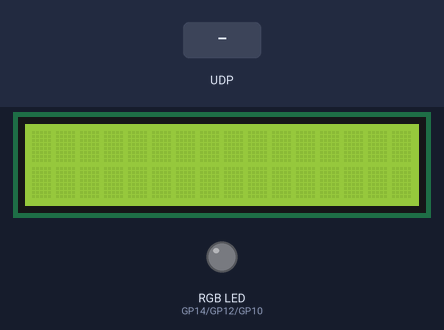
The program below on a simulated Raspberry Pi Pico running MicroPython. Parts: 16×2 character LCD, an RGB LED mixed from three pins (HIGH = lit). The test bench sets the inputs (shaded band). WiFi joins after 1.5 s; what the program prints to the serial console is not drawn.

Above: at 3.2 s.
3.3 s: UDP packet "on" arrives
At 3.6 s:
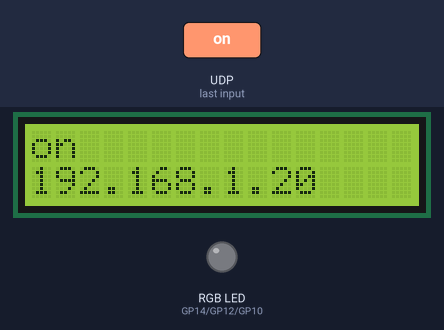
4.8 s: UDP packet "1" arrives
At 5.9 s:
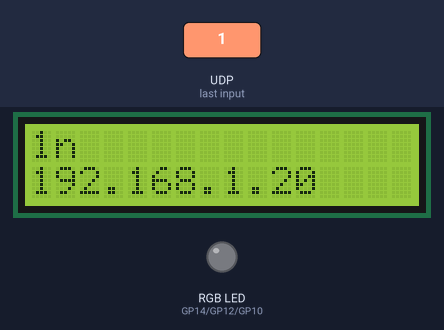
6.3 s: UDP packet "off" arrives
At 7.1 s:
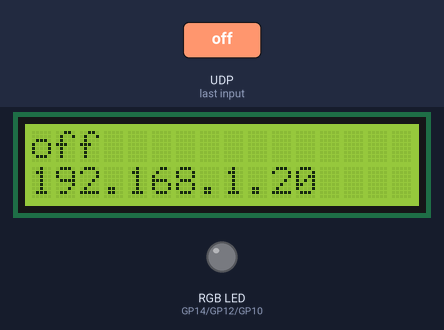
7.8 s: UDP packet "0" arrives
At 8.2 s:
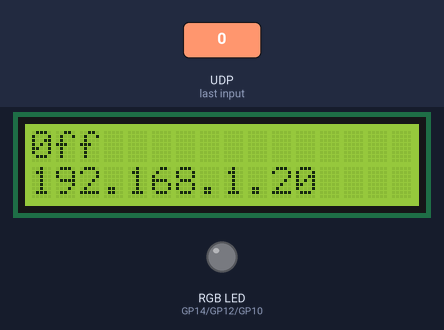
9.3 s: UDP packet "on" arrives
At 10.5 s:
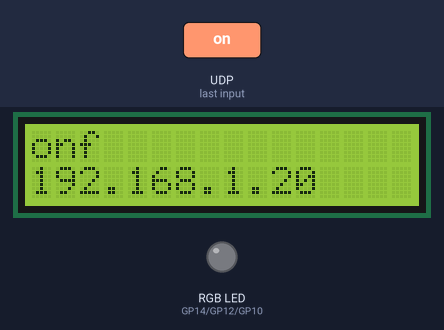
10.8 s: UDP packet "1" arrives
At 11.7 s:
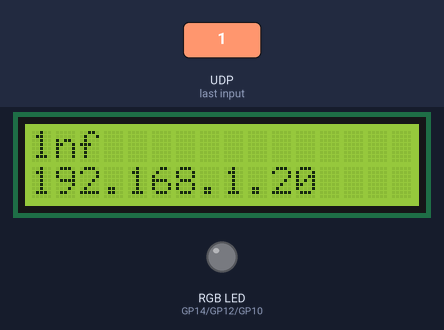
Timing chart, 0 to 13.3 s (numbered marks = the images above; inputs shaded):
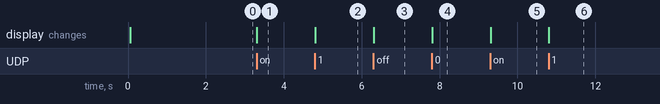

The program:

WifiLCDReceiveMessagesServer.py
```python
#take out cord
#set up a client/server relationship
#RGB LED + LCD1602
#use battery
#put IP address on LCD1602

from machine import Pin
from lcd1602 import LCD
import time
import socket
import network

redPin=14
greenPin=12
bluePin=10
redLED=Pin(redPin,Pin.OUT)
greenLED=Pin(greenPin,Pin.OUT)
blueLED=Pin(bluePin,Pin.OUT)
lcd=LCD()

wifi=network.WLAN(network.STA_IF)
wifi.active(True)

wifi.connect('Starlink','thankselon')

while wifi.isconnected()==False:
    print("Waiting for connection... ")
    time.sleep(1)
wifiInfo=wifi.ifconfig()
print(wifiInfo)
ServerIP=wifiInfo[0]
ServerPort=2222
#server port # doesn't matter, it will change
bufferSize=1024
#buffer size is the size of the 'package' you'll be sending
#buffer size is measured in bytes
UDPServer=socket.socket(socket.AF_INET,socket.SOCK_DGRAM)
#UDP is a communication program
print("UDC Server Up and Waiting... ")
UDPServer.bind((ServerIP,ServerPort))

while True:
    message,address=UDPServer.recvfrom(bufferSize)
    messageDecoded=message.decode("utf-8")
    print("MESSAGE RECEIVED: ",messageDecoded,"FROM: ",address[0])
    dataString=(messageDecoded)
    dataStringEncoded=dataString.encode("utf-8")
    UDPServer.sendto(dataStringEncoded,(address[0],2222))
    lcd.write(0,0,messageDecoded[:16])
    lcd.write(0,1,address[0])
    time.sleep(1)
```

Measured:
- after the input at 3.3 s, the display: changes at once (image 1)
- after the input at 4.8 s, the display: changes at once (image 2)
- after the input at 6.3 s, the display: changes at once (image 3)
- after the input at 7.8 s, the display: changes at once (image 4)
- after the input at 9.3 s, the display: changes at once (image 5)
- after the input at 10.8 s, the display: changes at once (image 6)
